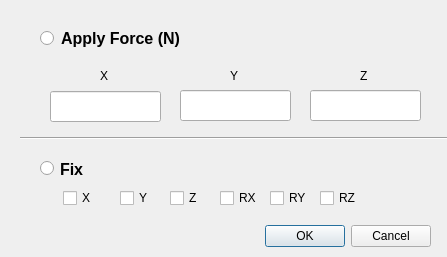
<?xml version="1.0" encoding="UTF-8"?>
<ui version="4.0">
 <class>Dialog</class>
 <widget class="QDialog" name="Dialog">
  <property name="geometry">
   <rect>
    <x>0</x>
    <y>0</y>
    <width>447</width>
    <height>257</height>
   </rect>
  </property>
  <property name="windowTitle">
   <string>Dialog</string>
  </property>
  <widget class="QDialogButtonBox" name="buttonBox">
   <property name="geometry">
    <rect>
     <x>90</x>
     <y>220</y>
     <width>341</width>
     <height>32</height>
    </rect>
   </property>
   <property name="orientation">
    <enum>Qt::Horizontal</enum>
   </property>
   <property name="standardButtons">
    <set>QDialogButtonBox::Cancel|QDialogButtonBox::Ok</set>
   </property>
  </widget>
  <widget class="QLabel" name="label">
   <property name="geometry">
    <rect>
     <x>61</x>
     <y>23</y>
     <width>171</width>
     <height>31</height>
    </rect>
   </property>
   <property name="text">
    <string>&lt;html&gt;&lt;head/&gt;&lt;body&gt;&lt;p&gt;&lt;span style=&quot; font-size:12pt; font-weight:600;&quot;&gt;Apply Force (N)&lt;/span&gt;&lt;/p&gt;&lt;/body&gt;&lt;/html&gt;</string>
   </property>
  </widget>
  <widget class="QLineEdit" name="force_x_input">
   <property name="geometry">
    <rect>
     <x>50</x>
     <y>91</y>
     <width>111</width>
     <height>31</height>
    </rect>
   </property>
  </widget>
  <widget class="QLineEdit" name="force_y_input">
   <property name="geometry">
    <rect>
     <x>180</x>
     <y>90</y>
     <width>111</width>
     <height>31</height>
    </rect>
   </property>
  </widget>
  <widget class="QLineEdit" name="force_z_input">
   <property name="geometry">
    <rect>
     <x>310</x>
     <y>90</y>
     <width>111</width>
     <height>31</height>
    </rect>
   </property>
  </widget>
  <widget class="QLabel" name="label_2">
   <property name="geometry">
    <rect>
     <x>60</x>
     <y>154</y>
     <width>121</width>
     <height>31</height>
    </rect>
   </property>
   <property name="text">
    <string>&lt;html&gt;&lt;head/&gt;&lt;body&gt;&lt;p&gt;&lt;span style=&quot; font-size:12pt; font-weight:600;&quot;&gt;Fix&lt;/span&gt;&lt;/p&gt;&lt;/body&gt;&lt;/html&gt;</string>
   </property>
  </widget>
  <widget class="QRadioButton" name="applyForce_radioButton">
   <property name="geometry">
    <rect>
     <x>40</x>
     <y>30</y>
     <width>90</width>
     <height>16</height>
    </rect>
   </property>
   <property name="text">
    <string/>
   </property>
  </widget>
  <widget class="QRadioButton" name="fix_radioButton">
   <property name="geometry">
    <rect>
     <x>40</x>
     <y>160</y>
     <width>90</width>
     <height>16</height>
    </rect>
   </property>
   <property name="text">
    <string/>
   </property>
  </widget>
  <widget class="QCheckBox" name="x_checkBox">
   <property name="enabled">
    <bool>true</bool>
   </property>
   <property name="geometry">
    <rect>
     <x>63</x>
     <y>190</y>
     <width>81</width>
     <height>16</height>
    </rect>
   </property>
   <property name="text">
    <string>X</string>
   </property>
  </widget>
  <widget class="QCheckBox" name="y_checkBox">
   <property name="geometry">
    <rect>
     <x>120</x>
     <y>190</y>
     <width>81</width>
     <height>16</height>
    </rect>
   </property>
   <property name="text">
    <string>Y</string>
   </property>
  </widget>
  <widget class="QCheckBox" name="z_checkBox">
   <property name="enabled">
    <bool>true</bool>
   </property>
   <property name="geometry">
    <rect>
     <x>170</x>
     <y>190</y>
     <width>81</width>
     <height>16</height>
    </rect>
   </property>
   <property name="text">
    <string>Z</string>
   </property>
   <property name="checked">
    <bool>false</bool>
   </property>
  </widget>
  <widget class="Line" name="line">
   <property name="geometry">
    <rect>
     <x>20</x>
     <y>130</y>
     <width>441</width>
     <height>16</height>
    </rect>
   </property>
   <property name="orientation">
    <enum>Qt::Horizontal</enum>
   </property>
  </widget>
  <widget class="QCheckBox" name="rx_checkBox">
   <property name="enabled">
    <bool>true</bool>
   </property>
   <property name="geometry">
    <rect>
     <x>220</x>
     <y>190</y>
     <width>81</width>
     <height>16</height>
    </rect>
   </property>
   <property name="text">
    <string>RX</string>
   </property>
   <property name="checked">
    <bool>false</bool>
   </property>
  </widget>
  <widget class="QCheckBox" name="ry_checkBox">
   <property name="geometry">
    <rect>
     <x>270</x>
     <y>190</y>
     <width>81</width>
     <height>16</height>
    </rect>
   </property>
   <property name="text">
    <string>RY</string>
   </property>
   <property name="checked">
    <bool>false</bool>
   </property>
  </widget>
  <widget class="QCheckBox" name="rz_checkBox">
   <property name="enabled">
    <bool>true</bool>
   </property>
   <property name="geometry">
    <rect>
     <x>320</x>
     <y>190</y>
     <width>81</width>
     <height>16</height>
    </rect>
   </property>
   <property name="text">
    <string>RZ</string>
   </property>
   <property name="checked">
    <bool>false</bool>
   </property>
  </widget>
  <widget class="QLabel" name="label_3">
   <property name="geometry">
    <rect>
     <x>100</x>
     <y>70</y>
     <width>56</width>
     <height>12</height>
    </rect>
   </property>
   <property name="text">
    <string>X</string>
   </property>
  </widget>
  <widget class="QLabel" name="label_4">
   <property name="geometry">
    <rect>
     <x>230</x>
     <y>70</y>
     <width>56</width>
     <height>12</height>
    </rect>
   </property>
   <property name="text">
    <string>Y</string>
   </property>
  </widget>
  <widget class="QLabel" name="label_5">
   <property name="geometry">
    <rect>
     <x>360</x>
     <y>70</y>
     <width>56</width>
     <height>12</height>
    </rect>
   </property>
   <property name="text">
    <string>Z</string>
   </property>
  </widget>
 </widget>
 <resources/>
 <connections>
  <connection>
   <sender>buttonBox</sender>
   <signal>accepted()</signal>
   <receiver>Dialog</receiver>
   <slot>accept()</slot>
   <hints>
    <hint type="sourcelabel">
     <x>248</x>
     <y>254</y>
    </hint>
    <hint type="destinationlabel">
     <x>157</x>
     <y>274</y>
    </hint>
   </hints>
  </connection>
  <connection>
   <sender>buttonBox</sender>
   <signal>rejected()</signal>
   <receiver>Dialog</receiver>
   <slot>reject()</slot>
   <hints>
    <hint type="sourcelabel">
     <x>316</x>
     <y>260</y>
    </hint>
    <hint type="destinationlabel">
     <x>286</x>
     <y>274</y>
    </hint>
   </hints>
  </connection>
 </connections>
</ui>
